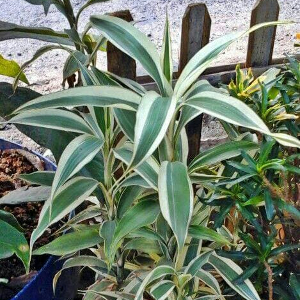
#> input picture data/example_leaf/DRAID1.jpg, 300 x 300 px
$ python -i compare_result_preprocessing.py   (imports and definitions only)
#> lines starting #> are read from the running program, lines starting #| are printed output that depends on the picture; after the words box and inside, x2 and y2 are one past the last pixel; in counts of white or black regions, pixels touching at a corner belong together
#> further down, picture is the input picture: shape (300, 300, 3); mean B, G, R 106.8, 124.5, 111.1
import cv2
import numpy as np

def extract_yellow_contour(img):
    img = cv2.cvtColor(img, cv2.COLOR_BGR2HSV)
#> img: shape (300, 300, 3); mean H, S, V 61, 72.3, 128.2
    h = 30
    v = 255
    lower = np.array([h - 10, 40, v - 40])
    upper = np.array([h + 10, 255, v + 40])
    image_mask = cv2.inRange(img, lower, upper)
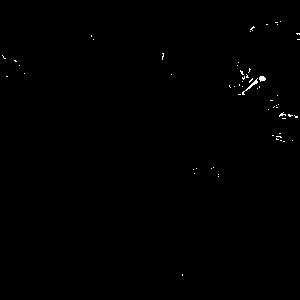
#> image_mask: shape (300, 300); 0.29% white in thin lines or dots, all inside (x1, y1, x2, y2) = (2, 21, 300, 276)

    # CLOSING
    kernel = np.ones((5, 5), np.uint8)
    closing = cv2.morphologyEx(image_mask, cv2.MORPH_CLOSE, kernel)
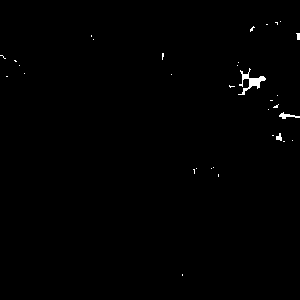
#> closing: shape (300, 300); 0.49% white; 33 white regions (29 under 20 px)

    # BINARIZE
    ret, thresh1 = cv2.threshold(closing, 127, 255, cv2.THRESH_BINARY)

    # FIND CONTOURS
    contours, hierarchy = cv2.findContours(thresh1, cv2.RETR_TREE, cv2.CHAIN_APPROX_NONE)
#> contours = 33 contours, 31 with area under 20; largest, box (x1, y1, x2, y2) and area: (238, 68, 266, 95) 157, (279, 112, 300, 119) 40
    cv2.drawContours(thresh1, contours, -1, (50, 150, 150), 4)
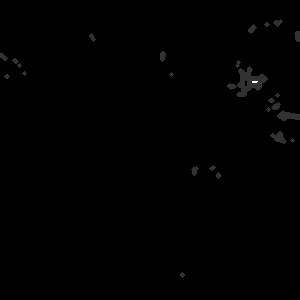
#> thresh1: shape (300, 300); 1.55% of pixels changed, all inside (x1, y1, x2, y2) = (0, 19, 300, 278)

    listarea = []
    if (len(contours) > 0):
        for index, val in enumerate(contours):
            listarea.append(cv2.contourArea(contours[index]))
#> this loop made 33 passes
#> val on passes 1, 2, 4, 5, 6, 7, 8, 9, 12, 14, 15, 17: [[182, 274], [182, 275]], [[218, 174], [218, 175], [218, 176], [218, 175]], [[211, 168]], [[196, 168]], [[213, 167]], [[283, 141], [284, 141]], [[292, 140]], [[272, 135], [273, 135]], [[268, 109]], [[270, 100], [271, 100], [272, 100], [271, 100]], [[277, 95]], [[6, 76], [7, 76]]
#> after the loop, listarea = 33 values, max 157 at index 19, min 0 at index 0, mean 7.5
        return max(listarea)
    else:
        return 0

def compare_result(id_predict, type_image):
    mypath = './data/temporary/predict_image'
    img_binarize = cv2.imread(mypath + "/" + id_predict + "/" + id_predict + "-binarize." + type_image)
    img_multicolor = cv2.imread(mypath + "/" + id_predict + "/" + id_predict + "-multicolor." + type_image)
    multicolor_value=extract_yellow_contour(img_multicolor)
    binarize_value = extract_yellow_contour(img_binarize)
    print("multicolor: ",multicolor_value)
    print("binarize: ", binarize_value)
    if ( binarize_value < 24) and ( multicolor_value < 24):
        return "binarize"
    elif multicolor_value > 24:
        return "multicolor"
    elif binarize_value > 24:
        return "multicolor"
    else:
        return "binarize"

>>> import cv2
>>> picture = cv2.imread('../data/example_leaf/DRAID1.jpg')
>>> result = extract_yellow_contour(picture)
#> result = 157

$ run again, on data/example_leaf/PENID1.jpg
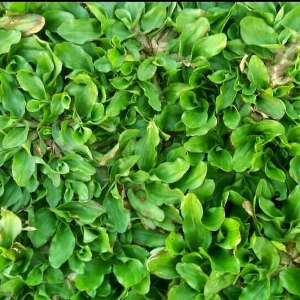
#> input picture data/example_leaf/PENID1.jpg, 300 x 300 px
#> picture is the input picture: shape (300, 300, 3); mean B, G, R 47.1, 143.5, 81.6
#> img: shape (300, 300, 3); mean H, S, V 49.9, 183.4, 143.6
#> in extract_yellow_contour, `image_mask = cv2.inRange(img, lower, upper)`:
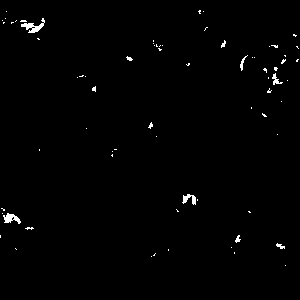
#> image_mask: shape (300, 300); 0.88% white; 71 white regions (62 under 20 px), largest, box (x1, y1, x2, y2) and area: (21, 18, 45, 33) 140, (3, 213, 21, 224) 108, (182, 194, 196, 205) 82
#> closing: shape (300, 300); 1.1% white; 51 white regions (39 under 20 px)
#> contours = 51 contours, 46 with area under 20; largest, box (x1, y1, x2, y2) and area: (15, 18, 45, 33) 150, (0, 208, 21, 224) 122, (182, 194, 198, 205) 78, (268, 67, 283, 85) 57, (240, 55, 248, 71) 20
#> in extract_yellow_contour, `cv2.drawContours(thresh1, contours, -1, (50, 150, 150), 4)`:
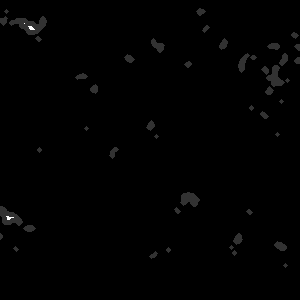
#> thresh1: shape (300, 300); min 0, max 255, mean 1.6
#> the loop in extract_yellow_contour, `for index, val in enumerate(contours):` made 51 passes
#> val on passes 1, 2, 4, 5, 6, 7, 10, 12: [[285, 265]], [[151, 256]], [[234, 252], [234, 253]], [[168, 249], [168, 250]], [[15, 248], [16, 249]], [[231, 247]], [[0, 235], [0, 236], [0, 237], [0, 236]], [[248, 211], [249, 212], [250, 212], [249, 211]]
#> after the loop in extract_yellow_contour, `for index, val in enumerate(contours):`: listarea = 51 values, max 150 at index 47, min 0 at index 0, mean 11.91
#> result = 150
